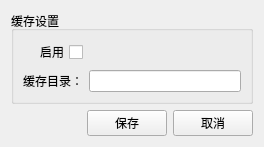
<?xml version="1.0" encoding="UTF-8"?>
<ui version="4.0">
 <class>PageForOtherSettings</class>
 <widget class="QWidget" name="PageForOtherSettings">
  <property name="geometry">
   <rect>
    <x>0</x>
    <y>0</y>
    <width>264</width>
    <height>145</height>
   </rect>
  </property>
  <property name="windowTitle">
   <string>Form</string>
  </property>
  <layout class="QGridLayout" name="gridLayout_3">
   <item row="0" column="0">
    <widget class="QGroupBox" name="groupBox">
     <property name="toolTip">
      <string>此处建议使用Imdisk
使用此工具，可以让你将内存挂载为磁盘，以作为缓存目录
使用内存作为缓存可以降低SSD使用量，加快速度
默认禁用</string>
     </property>
     <property name="whatsThis">
      <string>&lt;html&gt;&lt;head/&gt;&lt;body&gt;&lt;p&gt;ImDisk是一款软件，用户创建一个内存盘。&lt;/p&gt;&lt;/body&gt;&lt;/html&gt;</string>
     </property>
     <property name="title">
      <string>缓存设置</string>
     </property>
     <layout class="QGridLayout" name="gridLayout_2">
      <item row="0" column="0">
       <layout class="QGridLayout" name="gridLayout">
        <item row="0" column="0">
         <widget class="QCheckBox" name="is_enable_cache">
          <property name="layoutDirection">
           <enum>Qt::RightToLeft</enum>
          </property>
          <property name="autoFillBackground">
           <bool>false</bool>
          </property>
          <property name="text">
           <string>启用</string>
          </property>
          <property name="tristate">
           <bool>false</bool>
          </property>
         </widget>
        </item>
        <item row="0" column="1">
         <spacer name="horizontalSpacer">
          <property name="orientation">
           <enum>Qt::Horizontal</enum>
          </property>
          <property name="sizeHint" stdset="0">
           <size>
            <width>40</width>
            <height>20</height>
           </size>
          </property>
         </spacer>
        </item>
        <item row="1" column="0">
         <widget class="QLabel" name="label">
          <property name="text">
           <string>缓存目录：</string>
          </property>
         </widget>
        </item>
        <item row="1" column="1">
         <widget class="QLineEdit" name="cache_folder"/>
        </item>
       </layout>
      </item>
     </layout>
    </widget>
   </item>
   <item row="1" column="0">
    <layout class="QHBoxLayout" name="horizontalLayout_2" stretch="5,1">
     <item>
      <spacer name="horizontalSpacer_2">
       <property name="orientation">
        <enum>Qt::Horizontal</enum>
       </property>
       <property name="sizeHint" stdset="0">
        <size>
         <width>40</width>
         <height>20</height>
        </size>
       </property>
      </spacer>
     </item>
     <item>
      <layout class="QHBoxLayout" name="horizontalLayout">
       <item>
        <widget class="QPushButton" name="save_settings">
         <property name="text">
          <string>保存</string>
         </property>
        </widget>
       </item>
       <item>
        <widget class="QPushButton" name="cancel_settings">
         <property name="text">
          <string>取消</string>
         </property>
        </widget>
       </item>
      </layout>
     </item>
    </layout>
   </item>
  </layout>
 </widget>
 <resources/>
 <connections/>
</ui>
